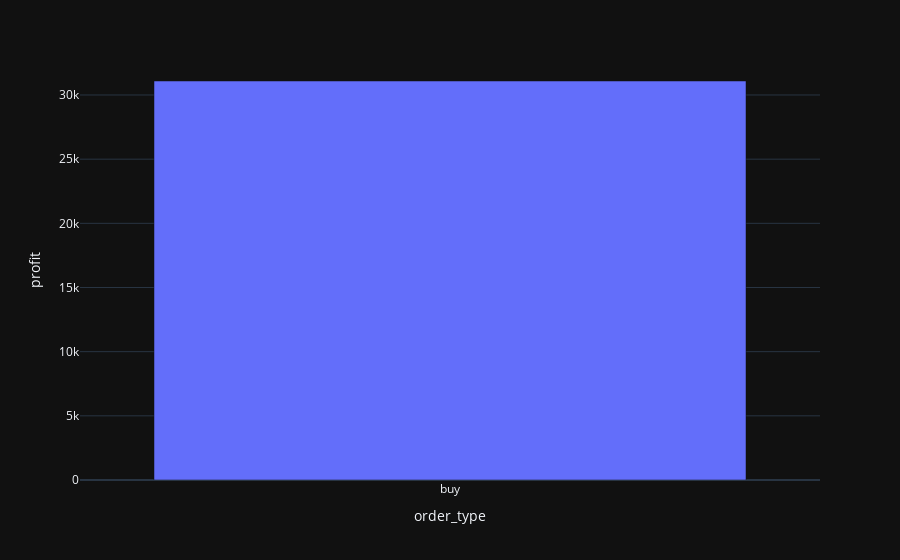
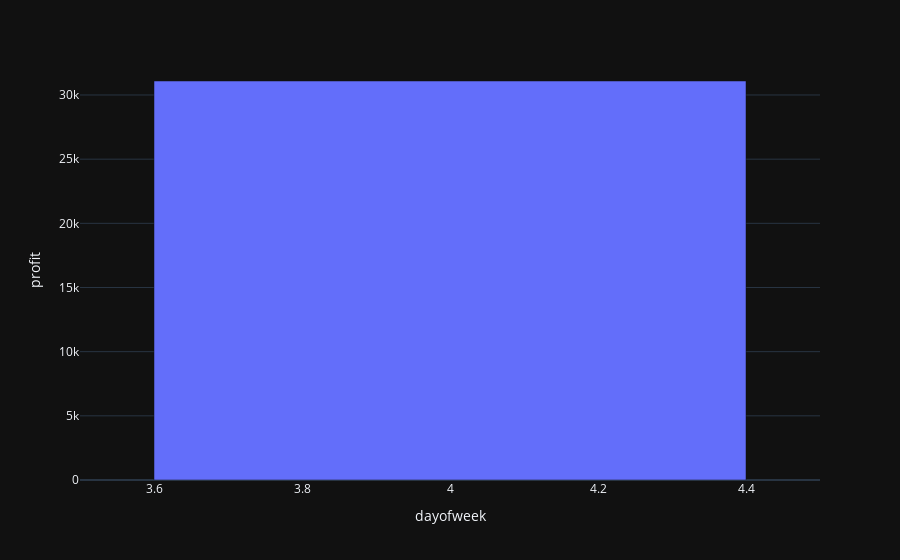

The notebook cell these images were saved under, in order:
### Code cell
evaluate_backtest(bt.trades)

### Figure 1 — Plotly figure (JSON) as saved in the notebook; plotly's stock layout.template omitted (floating-point values rounded to 4 significant figures)
{"data": [{"alignmentgroup": "True", "hovertemplate": "order_type=%{x}<br>profit=%{y}<extra></extra>", "legendgroup": "", "marker": {"color": "#636efa", "pattern": {"shape": ""}}, "name": "", "offsetgroup": "", "orientation": "v", "showlegend": false, "textposition": "auto", "x": ["buy"], "xaxis": "x", "y": [31090.0], "yaxis": "y", "type": "bar"}], "layout": {"xaxis": {"anchor": "y", "domain": [0.0, 1.0], "title": {"text": "order_type"}}, "yaxis": {"anchor": "x", "domain": [0.0, 1.0], "title": {"text": "profit"}}, "legend": {"tracegroupgap": 0}, "margin": {"t": 60}, "barmode": "relative"}}

### Figure 2 — Plotly figure (JSON) as saved in the notebook; plotly's stock layout.template omitted (floating-point values rounded to 4 significant figures)
{"data": [{"alignmentgroup": "True", "hovertemplate": "dayofweek=%{x}<br>profit=%{y}<extra></extra>", "legendgroup": "", "marker": {"color": "#636efa", "pattern": {"shape": ""}}, "name": "", "offsetgroup": "", "orientation": "v", "showlegend": false, "textposition": "auto", "x": [4], "xaxis": "x", "y": [31090.0], "yaxis": "y", "type": "bar"}], "layout": {"xaxis": {"anchor": "y", "domain": [0.0, 1.0], "title": {"text": "dayofweek"}}, "yaxis": {"anchor": "x", "domain": [0.0, 1.0], "title": {"text": "profit"}}, "legend": {"tracegroupgap": 0}, "margin": {"t": 60}, "barmode": "relative"}}
